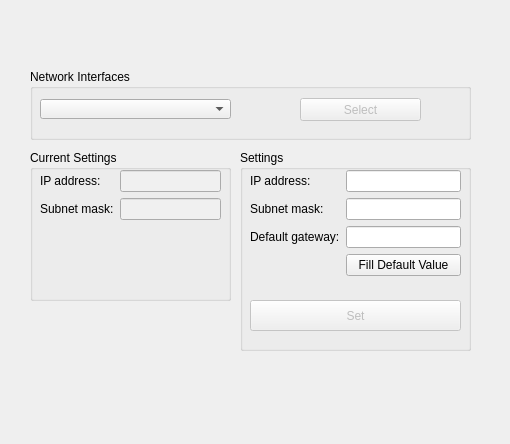
<?xml version="1.0" encoding="UTF-8"?>
<ui version="4.0">
 <class>HostSettingsWizardPage</class>
 <widget class="QWizardPage" name="HostSettingsWizardPage">
  <property name="geometry">
   <rect>
    <x>0</x>
    <y>0</y>
    <width>510</width>
    <height>444</height>
   </rect>
  </property>
  <property name="minimumSize">
   <size>
    <width>510</width>
    <height>444</height>
   </size>
  </property>
  <property name="maximumSize">
   <size>
    <width>510</width>
    <height>444</height>
   </size>
  </property>
  <property name="windowTitle">
   <string>On/Off Host Settings</string>
  </property>
  <attribute name="pageId">
   <string notr="true">1</string>
  </attribute>
  <widget class="QGroupBox" name="groupBox_newset">
   <property name="geometry">
    <rect>
     <x>240</x>
     <y>150</y>
     <width>231</width>
     <height>201</height>
    </rect>
   </property>
   <property name="title">
    <string>Settings</string>
   </property>
   <widget class="QPushButton" name="pushButton_set">
    <property name="enabled">
     <bool>false</bool>
    </property>
    <property name="geometry">
     <rect>
      <x>10</x>
      <y>150</y>
      <width>211</width>
      <height>31</height>
     </rect>
    </property>
    <property name="text">
     <string>Set</string>
    </property>
   </widget>
   <widget class="QWidget" name="formLayoutWidget">
    <property name="geometry">
     <rect>
      <x>10</x>
      <y>20</y>
      <width>211</width>
      <height>121</height>
     </rect>
    </property>
    <layout class="QFormLayout" name="formLayout">
     <item row="0" column="0">
      <widget class="QLabel" name="label">
       <property name="text">
        <string>IP address:</string>
       </property>
      </widget>
     </item>
     <item row="0" column="1">
      <widget class="QLineEdit" name="lineEdit_ip">
       <property name="whatsThis">
        <string notr="true"/>
       </property>
       <property name="inputMask">
        <string notr="true"/>
       </property>
       <property name="text">
        <string notr="true"/>
       </property>
      </widget>
     </item>
     <item row="1" column="0">
      <widget class="QLabel" name="label_2">
       <property name="text">
        <string>Subnet mask:</string>
       </property>
      </widget>
     </item>
     <item row="1" column="1">
      <widget class="QLineEdit" name="lineEdit_sm">
       <property name="whatsThis">
        <string notr="true"/>
       </property>
       <property name="inputMask">
        <string notr="true"/>
       </property>
       <property name="text">
        <string notr="true"/>
       </property>
      </widget>
     </item>
     <item row="2" column="0">
      <widget class="QLabel" name="label_3">
       <property name="text">
        <string>Default gateway:</string>
       </property>
      </widget>
     </item>
     <item row="2" column="1">
      <widget class="QLineEdit" name="lineEdit_dg">
       <property name="whatsThis">
        <string notr="true"/>
       </property>
       <property name="inputMask">
        <string notr="true"/>
       </property>
       <property name="text">
        <string notr="true"/>
       </property>
      </widget>
     </item>
     <item row="3" column="1">
      <widget class="QPushButton" name="pushButton_fill">
       <property name="text">
        <string>Fill Default Value</string>
       </property>
      </widget>
     </item>
    </layout>
   </widget>
  </widget>
  <widget class="QGroupBox" name="groupBox_oldset">
   <property name="geometry">
    <rect>
     <x>30</x>
     <y>150</y>
     <width>201</width>
     <height>151</height>
    </rect>
   </property>
   <property name="title">
    <string>Current Settings</string>
   </property>
   <widget class="QWidget" name="formLayoutWidget_2">
    <property name="geometry">
     <rect>
      <x>10</x>
      <y>20</y>
      <width>181</width>
      <height>71</height>
     </rect>
    </property>
    <layout class="QFormLayout" name="formLayout_2">
     <item row="0" column="0">
      <widget class="QLabel" name="label_4">
       <property name="text">
        <string>IP address:</string>
       </property>
      </widget>
     </item>
     <item row="0" column="1">
      <widget class="QLineEdit" name="lineEdit_oldip">
       <property name="whatsThis">
        <string notr="true"/>
       </property>
       <property name="autoFillBackground">
        <bool>false</bool>
       </property>
       <property name="styleSheet">
        <string notr="true">background-color: rgb(240, 240, 240);</string>
       </property>
       <property name="inputMask">
        <string notr="true"/>
       </property>
       <property name="text">
        <string notr="true"/>
       </property>
       <property name="readOnly">
        <bool>true</bool>
       </property>
      </widget>
     </item>
     <item row="1" column="0">
      <widget class="QLabel" name="label_6">
       <property name="text">
        <string>Subnet mask:</string>
       </property>
      </widget>
     </item>
     <item row="1" column="1">
      <widget class="QLineEdit" name="lineEdit_oldsm">
       <property name="whatsThis">
        <string notr="true"/>
       </property>
       <property name="styleSheet">
        <string notr="true">background-color: rgb(240, 240, 240);</string>
       </property>
       <property name="inputMask">
        <string notr="true"/>
       </property>
       <property name="text">
        <string notr="true"/>
       </property>
       <property name="readOnly">
        <bool>true</bool>
       </property>
      </widget>
     </item>
    </layout>
   </widget>
  </widget>
  <widget class="QGroupBox" name="groupBox">
   <property name="geometry">
    <rect>
     <x>30</x>
     <y>69</y>
     <width>441</width>
     <height>71</height>
    </rect>
   </property>
   <property name="title">
    <string>Network Interfaces</string>
   </property>
   <widget class="QComboBox" name="comboBox">
    <property name="geometry">
     <rect>
      <x>10</x>
      <y>30</y>
      <width>191</width>
      <height>20</height>
     </rect>
    </property>
    <property name="sizePolicy">
     <sizepolicy hsizetype="Expanding" vsizetype="Fixed">
      <horstretch>0</horstretch>
      <verstretch>0</verstretch>
     </sizepolicy>
    </property>
   </widget>
   <widget class="QPushButton" name="pushButton_lock">
    <property name="enabled">
     <bool>false</bool>
    </property>
    <property name="geometry">
     <rect>
      <x>270</x>
      <y>29</y>
      <width>121</width>
      <height>23</height>
     </rect>
    </property>
    <property name="text">
     <string>Select</string>
    </property>
   </widget>
  </widget>
 </widget>
 <resources/>
 <connections/>
</ui>
